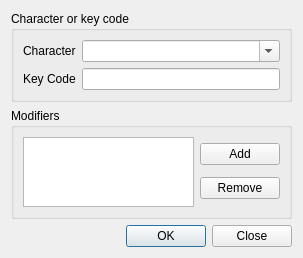
<?xml version="1.0" encoding="UTF-8"?>
<ui version="4.0">
 <class>dialog</class>
 <widget class="py_QDialog" name="dialog">
  <property name="geometry">
   <rect>
    <x>0</x>
    <y>0</y>
    <width>307</width>
    <height>259</height>
   </rect>
  </property>
  <property name="sizePolicy">
   <sizepolicy hsizetype="Fixed" vsizetype="Fixed">
    <horstretch>0</horstretch>
    <verstretch>0</verstretch>
   </sizepolicy>
  </property>
  <property name="maximumSize">
   <size>
    <width>307</width>
    <height>400</height>
   </size>
  </property>
  <property name="windowTitle">
   <string>Keyboard event</string>
  </property>
  <layout class="QVBoxLayout" name="verticalLayout_2">
   <property name="sizeConstraint">
    <enum>QLayout::SetFixedSize</enum>
   </property>
   <item>
    <widget class="QGroupBox" name="groupBoxCharacter">
     <property name="sizePolicy">
      <sizepolicy hsizetype="Preferred" vsizetype="Preferred">
       <horstretch>0</horstretch>
       <verstretch>0</verstretch>
      </sizepolicy>
     </property>
     <property name="title">
      <string>Character or key code</string>
     </property>
     <layout class="QGridLayout" name="gridLayout_2">
      <item row="0" column="0">
       <widget class="QLabel" name="labelChar">
        <property name="text">
         <string>Character</string>
        </property>
        <property name="buddy">
         <cstring>comboBoxChar</cstring>
        </property>
       </widget>
      </item>
      <item row="1" column="0">
       <widget class="QLabel" name="labelKeycode">
        <property name="text">
         <string>Key Code</string>
        </property>
        <property name="buddy">
         <cstring>lineEditKeycode</cstring>
        </property>
       </widget>
      </item>
      <item row="0" column="1">
       <widget class="QComboBox" name="comboBoxChar">
        <property name="sizePolicy">
         <sizepolicy hsizetype="Expanding" vsizetype="Fixed">
          <horstretch>0</horstretch>
          <verstretch>0</verstretch>
         </sizepolicy>
        </property>
        <property name="editable">
         <bool>true</bool>
        </property>
       </widget>
      </item>
      <item row="1" column="1">
       <widget class="QLineEdit" name="lineEditKeycode">
        <property name="sizePolicy">
         <sizepolicy hsizetype="Expanding" vsizetype="Fixed">
          <horstretch>0</horstretch>
          <verstretch>0</verstretch>
         </sizepolicy>
        </property>
        <property name="minimumSize">
         <size>
          <width>60</width>
          <height>0</height>
         </size>
        </property>
        <property name="maximumSize">
         <size>
          <width>200</width>
          <height>16777215</height>
         </size>
        </property>
        <property name="maxLength">
         <number>10</number>
        </property>
       </widget>
      </item>
     </layout>
    </widget>
   </item>
   <item>
    <widget class="QGroupBox" name="groupBoxModifiers2">
     <property name="title">
      <string>Modifiers</string>
     </property>
     <layout class="QHBoxLayout" name="horizontalLayout">
      <item>
       <widget class="QListWidget" name="listWidget">
        <property name="sizePolicy">
         <sizepolicy hsizetype="Minimum" vsizetype="Fixed">
          <horstretch>0</horstretch>
          <verstretch>0</verstretch>
         </sizepolicy>
        </property>
        <property name="maximumSize">
         <size>
          <width>171</width>
          <height>70</height>
         </size>
        </property>
        <property name="editTriggers">
         <set>QAbstractItemView::NoEditTriggers</set>
        </property>
       </widget>
      </item>
      <item>
       <layout class="QVBoxLayout" name="verticalLayout">
        <item>
         <widget class="QPushButton" name="buttonAdd">
          <property name="text">
           <string>Add</string>
          </property>
         </widget>
        </item>
        <item>
         <widget class="QPushButton" name="buttonRemove">
          <property name="text">
           <string>Remove</string>
          </property>
         </widget>
        </item>
       </layout>
      </item>
     </layout>
    </widget>
   </item>
   <item>
    <widget class="QDialogButtonBox" name="buttonBox">
     <property name="sizePolicy">
      <sizepolicy hsizetype="MinimumExpanding" vsizetype="Fixed">
       <horstretch>0</horstretch>
       <verstretch>0</verstretch>
      </sizepolicy>
     </property>
     <property name="standardButtons">
      <set>QDialogButtonBox::Close|QDialogButtonBox::Ok</set>
     </property>
    </widget>
   </item>
  </layout>
 </widget>
 <customwidgets>
  <customwidget>
   <class>py_QDialog</class>
   <extends>QWidget</extends>
   <header>py_qdialog.h</header>
   <container>1</container>
  </customwidget>
 </customwidgets>
 <resources/>
 <connections>
  <connection>
   <sender>buttonBox</sender>
   <signal>rejected()</signal>
   <receiver>dialog</receiver>
   <slot>reject()</slot>
   <hints>
    <hint type="sourcelabel">
     <x>147</x>
     <y>131</y>
    </hint>
    <hint type="destinationlabel">
     <x>147</x>
     <y>76</y>
    </hint>
   </hints>
  </connection>
 </connections>
</ui>
